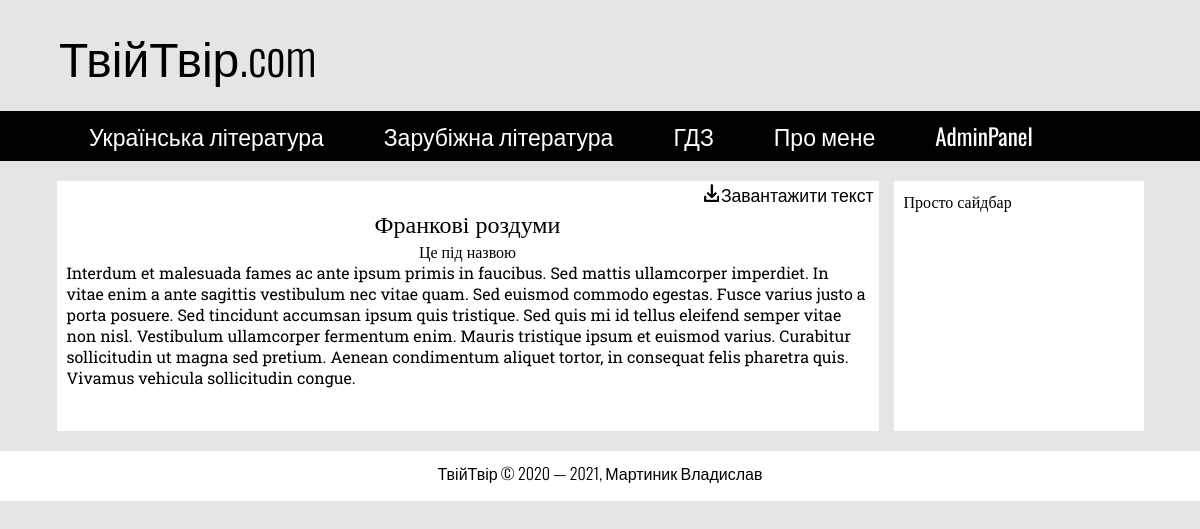
The app's page /writings/3 with its own data.
### tables this page shows
CREATE TABLE `writings` (
  `writing_id` int NOT NULL COMMENT 'ID твору',
  `author_id` int NOT NULL COMMENT 'ID автора',
  `title` varchar(255) NOT NULL COMMENT 'Назва твору',
  `full_text` text NOT NULL COMMENT 'Текст твору'
);

### config/routes.php (called while the page is built)
<?php
return array(
	'login' => 'login/index',
	'admnpanel/addauthor' => 'adminpanel/addauthor',
	'admnpanel/addwriting' => 'adminpanel/addwriting',
	'admnpanel/update/author/([1-9]+)' => 'adminpanel/updateauthor/$1',
	'admnpanel/update/writing/([1-9]+)' => 'adminpanel/updatewriting/$1',
	'admnpanel/update' => 'adminpanel/update',
	'admnpanel/delete/author/([1-9]+)' => 'adminpanel/deleteAuthor/$1',
	'admnpanel/delete/writing/([1-9]+)' => 'adminpanel/deleteWriting/$1',
	'admnpanel/delete' => 'adminpanel/delete',
	'admnpanel/select/author/([1-9]+)' => 'adminpanel/selectAuthor/$1',
	'admnpanel/select/writing/([1-9]+)' => 'adminpanel/selectWriting/$1',
	'admnpanel/logout' => 'adminpanel/logout',
	'admnpanel' => 'adminpanel/index',
 	'authors/([1-9]+)' => 'authors/view/$1',
	'authors' => 'authors/index',
	'writings/([1-9]+)' => 'writings/view/$1',
	'' => 'site/index',
);

### index.php (called while the page is built, shortened)
<?php
require_once(ROOT.'/components/Router.php');
$router = new Router();
$router->run();

### models/Writings.php (called while the page is built)
<?php
class Writings
{
	public static function getWritingById($id)
	{
		$id = intval($id);
		if ($id) {
			$db = Db::getConnection();
			$result = $db->query("SELECT * FROM writings WHERE writing_id = " . $id);
			$writing = $result->fetch(PDO::FETCH_ASSOC);
			return $writing;
		}
	}
}
?>

### views/Writings/indexWriting.php (the view)
<?php require_once(ROOT.'/views/header.php') ?>
      <div class="row">
        <div class="content">
          <p class="download-button"><a href="" ><img src="../images/download.png" alt="Download">Завантажити текст</a></p>
          <h2 class="content-name"><?php echo $writing['title'] ?></h2>
          <p class="content-undername">Це під назвою</p>
          <div class="content-text">
            <?php echo $writing['full_text'] ?>
          </div>
        </div>
        <div class="sidebar">
          <?php require_once(ROOT.'/views/sidebar.php') ?>
        </div>
      </div>
      <div class="footer">
        <?php require_once(ROOT.'/views/footer.php') ?>
      </div>
    </div>
  </body>
</html>

### components/Router.php (shortened to what this page needs)
<?php
class Router
{
	private $routes;
	public function __construct()
	{
		$routesPath = ROOT.'/config/routes.php';
		$this->routes = include($routesPath);
	}
	private function getURI()
	{
		if (!empty($_SERVER['REQUEST_URI'])) {
		return trim($_SERVER['REQUEST_URI'], '/');
		}
	}
	public function run()
	{
		$uri = $this->getURI();
		foreach ($this->routes as $uriPattern => $path) {
			if(preg_match("~$uriPattern~", $uri)) {
				$internalRoute = preg_replace("~$uriPattern~", $path, $uri);
				$segments = explode('/', $internalRoute);
				$controllerName = array_shift($segments).'Controller';
				$actionName = 'action'.ucfirst((array_shift($segments)));
				$paremeters = $segments;
				$controllerObject = new $controllerName;
				$result = call_user_func_array(array($controllerObject, $actionName), $paremeters);
				if ($result != null) {
					break;
				}
			}
		}
	}
}

### views/header.php (shortened to what this page needs)
<!DOCTYPE html>
<html lang="uk">
  <head>
    <link rel="stylesheet" href="../css/style.css">
  </head>
  <body>
    <div class="wrapper">
      <div class="header">
        <div class="header-top">
          <a href="/" class="logo">ТвійТвір.com</a>
        </div>
        <div class="header-bottom">
          <nav class="menu">
            <ul class="topmenu">
                <li><a href="/authors/">Українська література</a></li>
                <li><a href="">Зарубіжна література</a></li>
                <li><a href="">ГДЗ</a></li>
                <li><a href="">Про мене</a></li>
                <li><a href="/login">AdminPanel</a></li>
            </ul>
          </nav>
        </div>
      </div>

### views/sidebar.php
Просто сайдбар

### views/footer.php
<p class="foot-info">ТвійТвір © 2020 — 2021, Мартиник Владислав</p>

### css/style.css (style rules this page uses)
* { box-sizing: border-box; }
body { background: #e5e5e5; font-size: 100%; margin: 0 auto; }
.header { display: flex; flex-direction: column; }
.header-top { text-align: left; }
.header a { text-decoration: none; display: block; }
.logo { color: black; font-size: 3em; padding: 20px 0; max-width: 1370px; width: 100%; margin: 0 auto; font-family: 'Oswald', sans-serif; font-weight: 300; }
.header-bottom { background: black; }
.menu { display: table; max-width: 1370px; width: 100%; margin: 0 auto; }
.menu > ul { list-style: none; margin: 0; padding: 0; }
.topmenu::after { content: ""; display: table; clear: both; }
.topmenu > li { float: left; position: relative; }
.topmenu > li > a { font-family: 'Oswald', sans-serif; font-weight: 400; font-size: 23px; color: white; padding: 8px 30px; }
.row { width: 100%; max-width: 1370px; padding: 0px; margin: 20px auto; display: flex; justify-content: center; align-items: flex-start; }
.row div { background: white; color: black; text-align: left; }
.content { min-height: 250px; max-width: 1090px; width: 80%; font-family: 'Roboto Slab', serif; margin-right: 30px; }
.content-name { font-weight: 500; text-align: center; margin: 1px; }
.download-button { margin: 0; text-align: right; }
.download-button img { padding-right: 2px; }
.download-button a { padding: 1px 5px; font-size: 110%; font-family: 'Oswald', sans-serif; text-decoration: none; color: black; }
.content-undername { text-align: center; margin: 0; }
.content-text { padding: 0 10px; display: flex; justify-content: space-around; }
.sidebar { width: 19%; max-width: 250px; min-height: 250px; padding: 10px; font-family: 'Roboto Slab', serif; }
.footer { margin: 0 auto; width: 100%; min-height: 50px; background: white; text-align: center; font-family: 'Oswald', sans-serif; font-weight: 300; }
.foot-info { padding-top: 10px; }
@media screen and (min-width:1110px) and (max-width:1370px) { body { margin: 0 auto; } }
@media screen and (min-width:1110px) and (max-width:1370px) { .content { width: 60%; min-width: 822px; margin-right: 15px; } }
@media screen and (min-width:1110px) and (max-width:1370px) { .logo { width: 79%; min-width: 1082px; } }
@media screen and (min-width:1110px) and (max-width:1370px) { .menu { min-width: 1082px; width: 79%; } }
@media screen and (min-width:1110px) and (max-width:1370px) { .sidebar { min-width: 250px; } }

### records on screen
writings: title "Франкові роздуми", full_text "Interdum et malesuada fames ac ante ipsum primis in faucibus. Sed mattis ullamcorper imperdiet. In vitae enim a ante sagittis vestibulum nec vitae quam. Sed euismod commodo egestas. Fusce varius justo a porta posuere. Sed tincidunt accumsan ipsum quis tristique. Sed quis mi id tellus eleifend semper vitae non nisl. Vestibulum ullamcorper fermentum enim. Mauris tristique ipsum et euismod varius. Curabitur sollicitudin ut magna sed pretium. Aenean condimentum aliquet tortor, in consequat felis pharetra quis. Vivamus vehicula sollicitudin congue."
